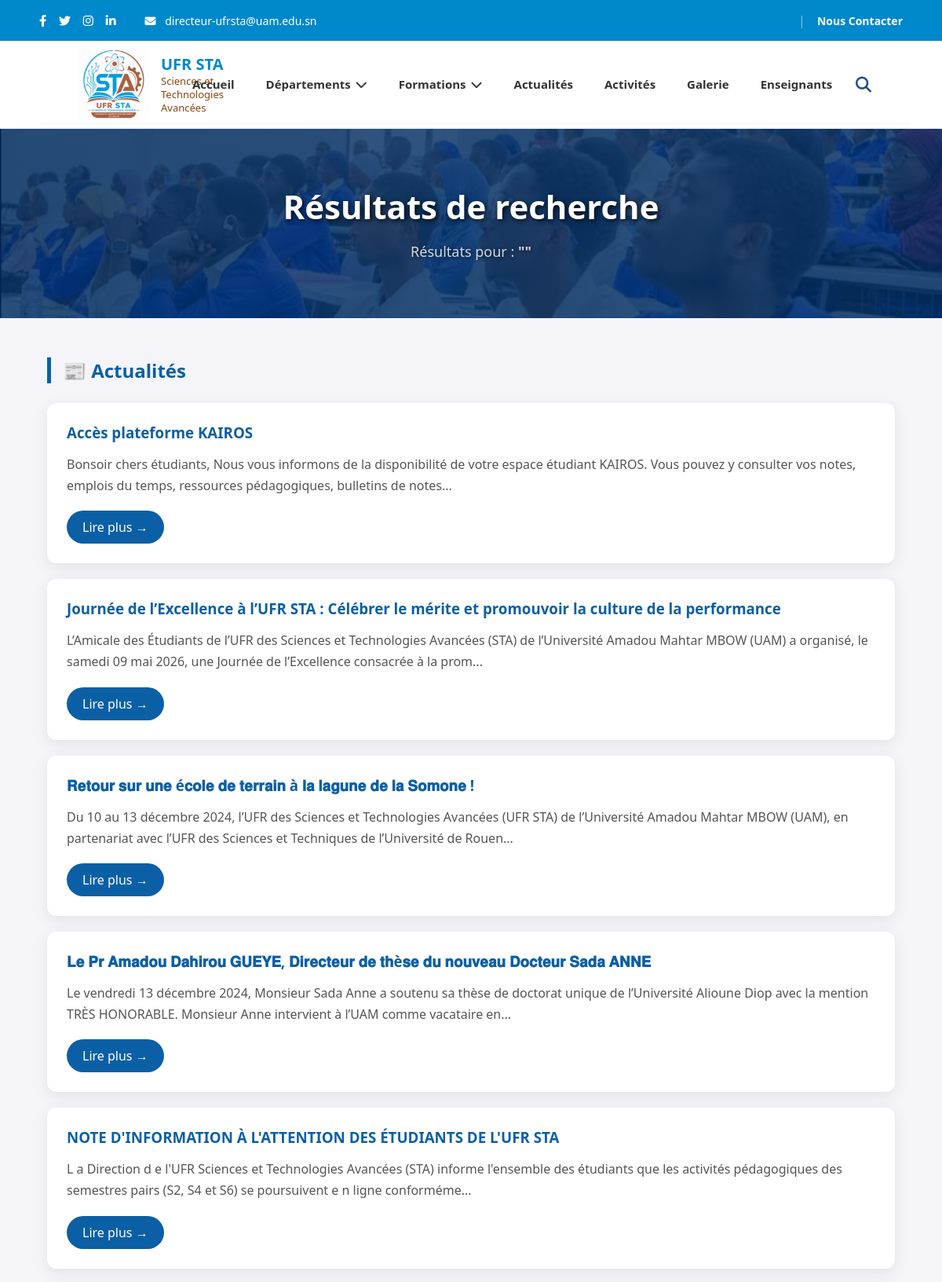
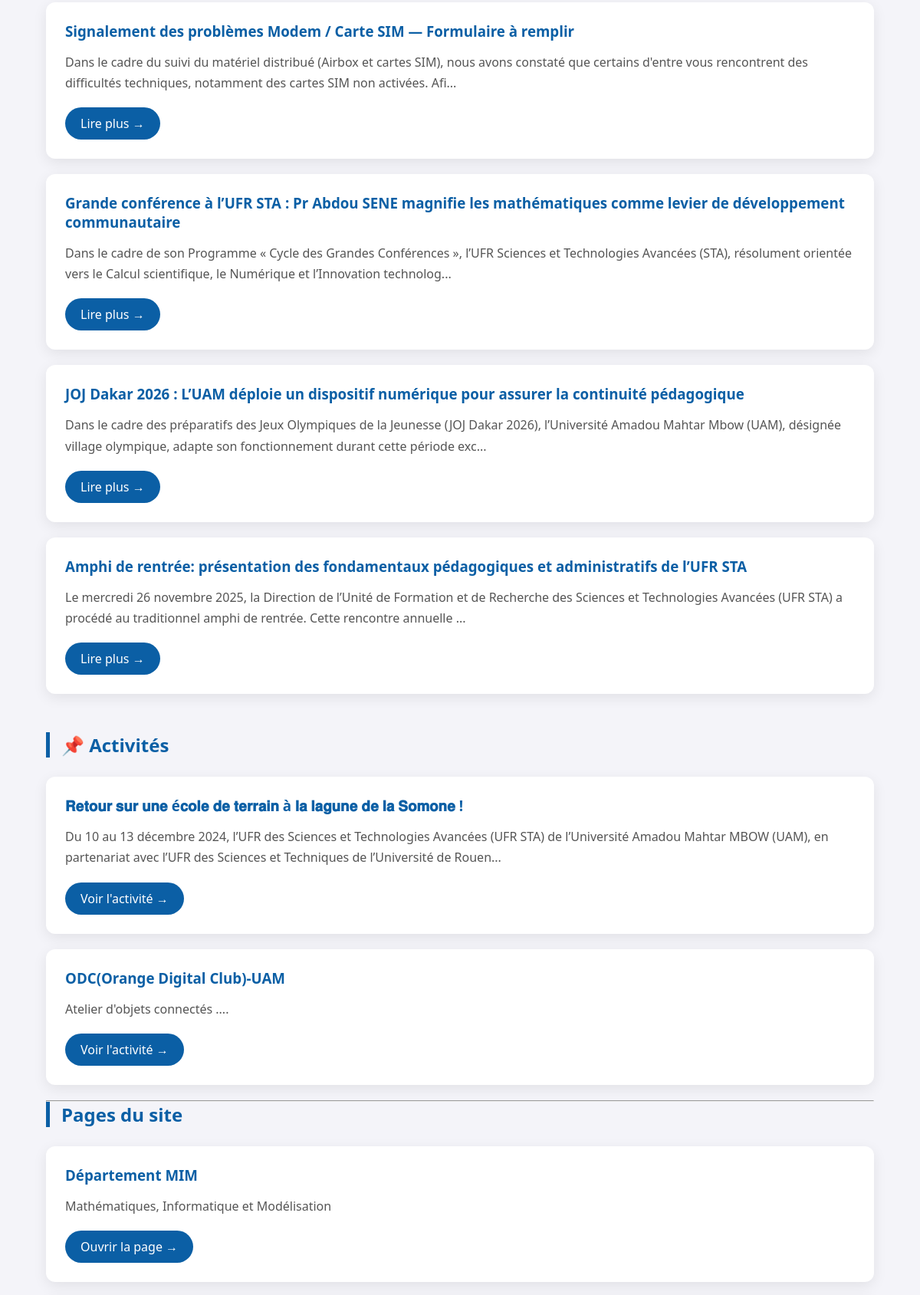
The page /recherche (upper part) on the database its author committed (2 pictures, top to bottom).
### models.py (models this page shows)
class Actualite(db.Model):
    __tablename__ = "actualites"
    id = db.Column(db.Integer, primary_key=True)
    titre = db.Column(db.String(200), nullable=False)
    contenu = db.Column(db.Text, nullable=False)
    image = db.Column(db.String(255)) # Ça reste l'image principale
    date_publication = db.Column(db.DateTime, default=datetime.utcnow)
    photos = db.relationship('ImageActualite', backref='actualite', lazy=True, cascade="all, delete-orphan")

class Activite(db.Model):
    __tablename__ = "activites"
    id = db.Column(db.Integer, primary_key=True)
    titre = db.Column(db.String(200), nullable=False)
    date = db.Column(db.String(100), nullable=False)
    lieu = db.Column(db.String(200), nullable=False)
    organisateur = db.Column(db.String(200), nullable=False)
    description = db.Column(db.Text, nullable=False)
    photos = db.relationship(
        "PhotoActivite",
        backref="activite",
        cascade="all, delete",
        lazy=True
    )

### app.py (the view)
@app.route("/recherche")
def recherche():
    mot = request.args.get("q", "").strip()
    actualites = Actualite.query.filter(
        (Actualite.titre.contains(mot)) |
        (Actualite.contenu.contains(mot))
    ).all()
    activites = Activite.query.filter(
        (Activite.titre.contains(mot)) |
        (Activite.description.contains(mot))
    ).all()
    pages = [
        {
            "titre": "Département MIM",
            "description": "Mathématiques, Informatique et Modélisation",
            "url": url_for("departements") + "#mim"
        },
        {
            "titre": "Département SMU",
            "description": "Sciences de la Matière et de l'Univers",
            "url": url_for("departements") + "#smu"
        },
        {
            "titre": "Formation MPI",
            "description": "Mathématiques, Physique et Informatique",
            "url": url_for("formations")
        },
        {
            "titre": "Formation MIASS",
            "description": "Mathématiques et Informatique Appliquées aux Sciences Sociales",
            "url": url_for("formations")
        },
        {
            "titre": "Galerie",
            "description": "Toutes les photos des activités de l'UFR STA",
            "url": url_for("galerie")
        },
        {
            "titre": "Contact",
            "description": "Contacter l'UFR STA",
            "url": url_for("contact")
        }
    ]
    pages_resultats = []
    for page in pages:
        if mot.lower() in page["titre"].lower() or mot.lower() in page["description"].lower():
            pages_resultats.append(page)
    return render_template(
        "recherche.html",
        mot=mot,
        actualites=actualites,
        activites=activites,
        pages=pages_resultats
    )

### templates/recherche.html
{% extends "base.html" %}
{% block content %}
<section class="page-header">
    <h1>Résultats de recherche</h1>
    <p>Résultats pour : <strong>"{{ mot }}"</strong></p>
</section>
<div class="recherche-container">
    <section class="resultat-section">
        <h2>📰 Actualités</h2>
        {% for actualite in actualites %}
        <div class="resultat-card">
            <h3>{{ actualite.titre }}</h3>
            <p>{{ actualite.contenu[:200] }}...</p>
            <a href="{{ url_for('actualites') }}" class="btn-resultat">
                Lire plus →
            </a>
        </div>
        {% else %}
        <div class="aucun-resultat">
            Aucune actualité trouvée.
        </div>
        {% endfor %}
    </section>
    <section class="resultat-section">
        <h2>📌 Activités</h2>
        {% for activite in activites %}
        <div class="resultat-card">
            <h3>{{ activite.titre }}</h3>
            <p>{{ activite.description[:200] }}...</p>
            <a href="{{ url_for('activites') }}" class="btn-resultat">
                Voir l'activité →
            </a>
        </div>
        {% else %}
        <div class="aucun-resultat">
            Aucune activité trouvée.
        </div>
        {% endfor %}
        <hr>
        <h2>Pages du site</h2>
        {% for page in pages %}
        <div class="resultat-card">
            <h3>{{ page.titre }}</h3>
            <p>{{ page.description }}</p>
            <a href="{{ page.url }}" class="btn-resultat">
                Ouvrir la page →
            </a>
        </div>
        {% else %}
        <p>Aucune page trouvée.</p>
        {% endfor %}
    </section>
</div>
{% endblock %}

### rows shown on the page
Actualite: titre "Accès plateforme KAIROS", contenu "Bonsoir chers étudiants, Nous vous informons de la disponibilité de votre espace étudiant KAIROS. Vous pouvez y consulter vos notes, emplois du temps, ressources pédagogiques, bulletins de notes"
Actualite: titre "Journée de l’Excellence à l’UFR STA : Célébrer le mérite et promouvoir la culture de la performance", contenu "L’Amicale des Étudiants de l’UFR des Sciences et Technologies Avancées (STA) de l’Université Amadou Mahtar MBOW (UAM) a organisé, le samedi 09 mai 2026, une Journée de l’Excellence consacrée à la prom"
Actualite: titre "𝐑𝐞𝐭𝐨𝐮𝐫 𝐬𝐮𝐫 𝐮𝐧𝐞 é𝐜𝐨𝐥𝐞 𝐝𝐞 𝐭𝐞𝐫𝐫𝐚𝐢𝐧 à 𝐥𝐚 𝐥𝐚𝐠𝐮𝐧𝐞 𝐝𝐞 𝐥𝐚 𝐒𝐨𝐦𝐨𝐧𝐞 !", contenu "Du 10 au 13 décembre 2024, l’UFR des Sciences et Technologies Avancées (UFR STA) de l’Université Amadou Mahtar MBOW (UAM), en partenariat avec l’UFR des Sciences et Techniques de l’Université de Rouen"
Actualite: titre "𝐋𝐞 𝐏𝐫 𝐀𝐦𝐚𝐝𝐨𝐮 𝐃𝐚𝐡𝐢𝐫𝐨𝐮 𝐆𝐔𝐄𝐘𝐄, 𝐃𝐢𝐫𝐞𝐜𝐭𝐞𝐮𝐫 𝐝𝐞 𝐭𝐡è𝐬𝐞 𝐝𝐮 𝐧𝐨𝐮𝐯𝐞𝐚𝐮 𝐃𝐨𝐜𝐭𝐞𝐮𝐫 𝐒𝐚𝐝𝐚 𝐀𝐍𝐍𝐄", contenu "Le vendredi 13 décembre 2024, Monsieur Sada Anne a soutenu sa thèse de doctorat unique de l’Université Alioune Diop avec la mention TRÈS HONORABLE. Monsieur Anne intervient à l’UAM comme vacataire en"
Actualite: titre "NOTE D'INFORMATION À L'ATTENTION DES ÉTUDIANTS DE L'UFR STA", contenu "L a Direction d e l'UFR Sciences et Technologies Avancées (STA) informe l'ensemble des étudiants que les activités pédagogiques des semestres pairs (S2, S4 et S6) se poursuivent e n ligne conforméme"
Actualite: titre "Signalement des problèmes Modem / Carte SIM — Formulaire à remplir", contenu "Dans le cadre du suivi du matériel distribué (Airbox et cartes SIM), nous avons constaté que certains d'entre vous rencontrent des difficultés techniques, notamment des cartes SIM non activées. Afi"
Actualite: titre "Grande conférence à l’UFR STA : Pr Abdou SENE magnifie les mathématiques comme levier de développement communautaire", contenu "Dans le cadre de son Programme « Cycle des Grandes Conférences », l’UFR Sciences et Technologies Avancées (STA), résolument orientée vers le Calcul scientifique, le Numérique et l’Innovation technolog"
Actualite: titre "JOJ Dakar 2026 : L’UAM déploie un dispositif numérique pour assurer la continuité pédagogique", contenu "Dans le cadre des préparatifs des Jeux Olympiques de la Jeunesse (JOJ Dakar 2026), l’Université Amadou Mahtar Mbow (UAM), désignée village olympique, adapte son fonctionnement durant cette période exc"
Actualite: titre "Amphi de rentrée: présentation des fondamentaux pédagogiques et administratifs de l’UFR STA", contenu "Le mercredi 26 novembre 2025, la Direction de l’Unité de Formation et de Recherche des Sciences et Technologies Avancées (UFR STA) a procédé au traditionnel amphi de rentrée. Cette rencontre annuelle"
Activite: titre "𝐑𝐞𝐭𝐨𝐮𝐫 𝐬𝐮𝐫 𝐮𝐧𝐞 é𝐜𝐨𝐥𝐞 𝐝𝐞 𝐭𝐞𝐫𝐫𝐚𝐢𝐧 à 𝐥𝐚 𝐥𝐚𝐠𝐮𝐧𝐞 𝐝𝐞 𝐥𝐚 𝐒𝐨𝐦𝐨𝐧𝐞 !", description "Du 10 au 13 décembre 2024, l’UFR des Sciences et Technologies Avancées (UFR STA) de l’Université Amadou Mahtar MBOW (UAM), en partenariat avec l’UFR des Sciences et Techniques de l’Université de Rouen"
Activite: titre "ODC(Orange Digital Club)-UAM", description "Atelier d'objets connectés ."

### other values the page prints
{{ page.titre }} "Département MIM"
{{ page.description }} "Mathématiques, Informatique et Modélisation"
